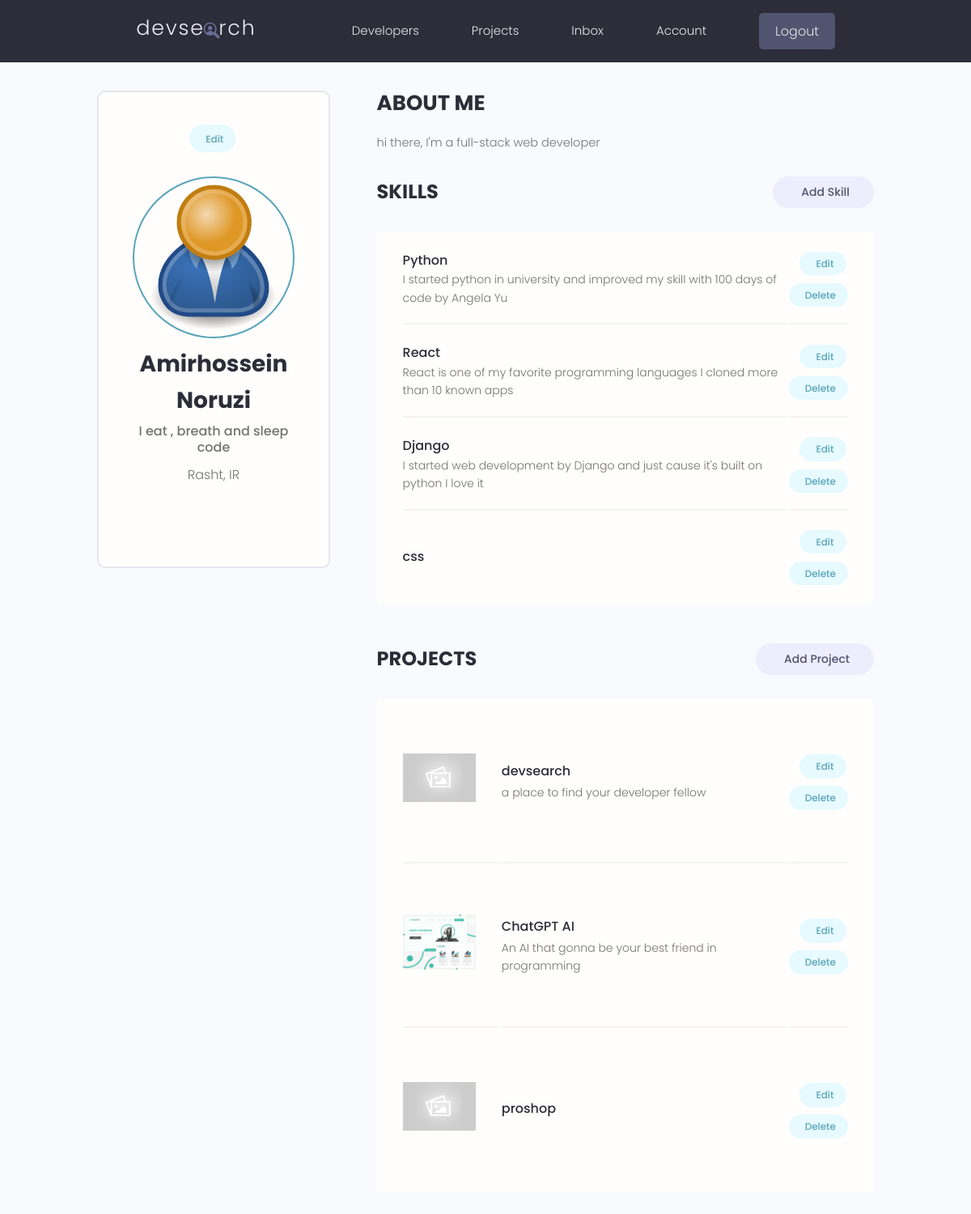
Page /account/ (signed in) on the earlier database version.
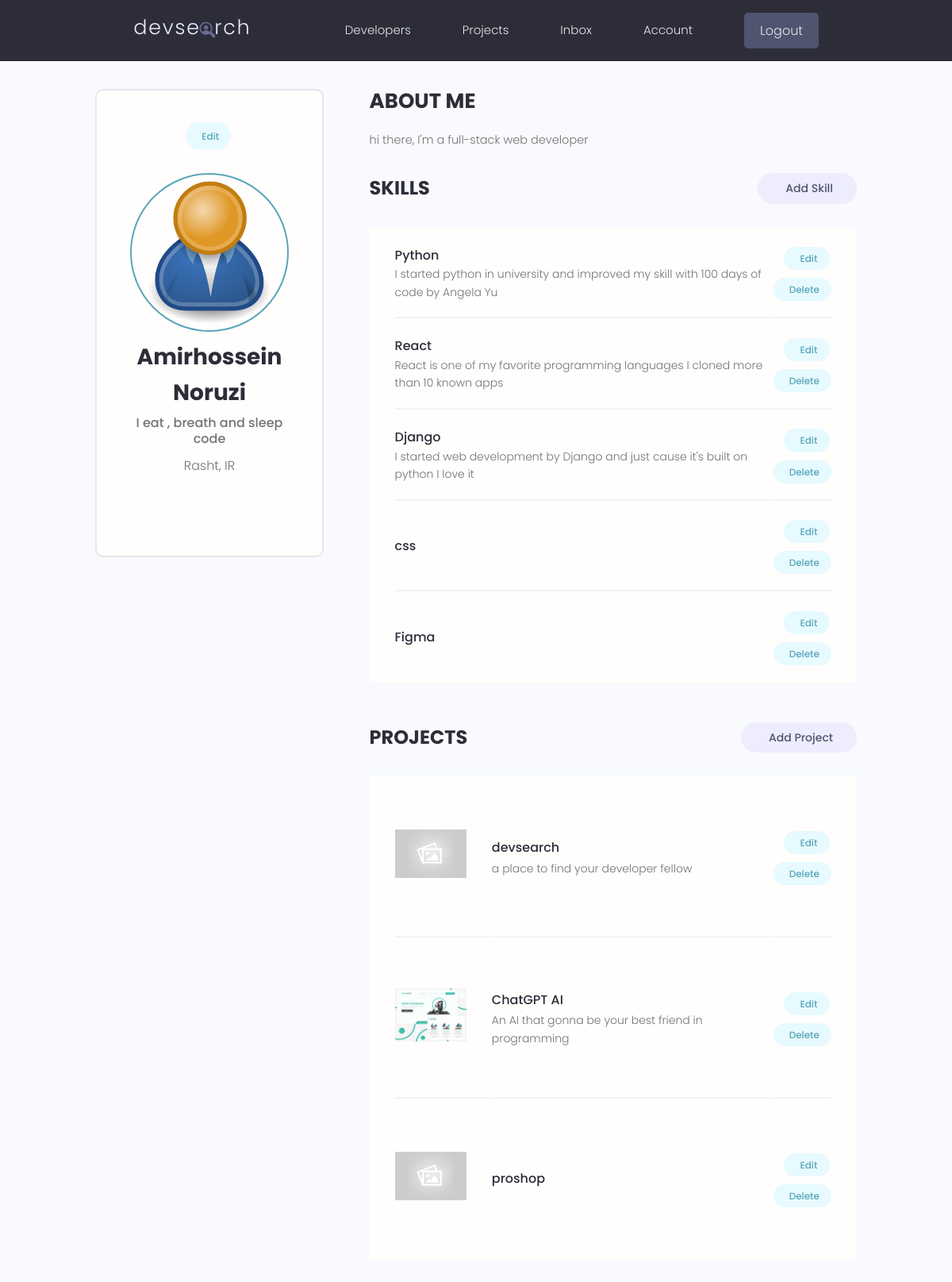
Same page on the later database version.
### users/models.py (models this page shows)
class Skill(models.Model):
    owner = models.ForeignKey(Profile, on_delete=models.CASCADE, null=True, blank=True)
    name = models.CharField(max_length=200, null=True, blank=True)
    description = models.TextField(null=True, blank=True)
    created = models.DateTimeField(auto_now_add=True)
    id = models.UUIDField(default=uuid.uuid4, primary_key=True, unique=True, editable=False)
    def __str__(self):
        return str(self.name)

### projects/models.py (models this page shows, shortened)
class Project(models.Model):
    owner = models.ForeignKey(Profile, null=True, blank=True, on_delete=models.CASCADE)
    title = models.CharField(max_length=50)
    description = models.TextField(null=True, blank=True)
    featured_image = models.ImageField(default='default.jpg', blank=True, null=True)
    tags = models.ManyToManyField("Tag", blank=True)
    demo_link = models.CharField(max_length=2000, null=True, blank=True)
    source_link = models.CharField(max_length=2000, null=True, blank=True)
    vote_total = models.IntegerField(default=0, null=True, blank=True)
    vote_ratio = models.IntegerField(default=0, null=True, blank=True)
    created = models.DateTimeField(auto_now_add=True)
    id = models.UUIDField(default=uuid.uuid4, primary_key=True, unique=True, editable=False)
    class Meta:
        ordering = ['-vote_ratio', 'vote_total', 'title']
    @property
    def imageUrl(self):
        try:
            url = self.featured_image.url
        except:
            url = ''
        return url

### users/views.py (the view)
# urls.py: path('account/', views.userAccount, name='account'),
@login_required(login_url='login')
def userAccount(request):
    profile = request.user.profile
    skills = profile.skill_set.all()
    projects = profile.project_set.all()
    context = {
        'profile': profile,
        'skills': skills,
        'projects': projects,
    }
    return render(request, 'users/account.html', context)

### users/models.py (called while the page is built)
    @property
    def imageUrl(self):
        try:
            url = self.profile_image.url
        except:
            url = ''
        return url

### users/templates/users/account.html (shortened to what this page needs)
{% extends 'base.html' %}
{% block content %}
<main class="settingsPage profile my-md">
    <div class="container">
      <div class="layout">
        <div class="column column--1of3">
          <div class="card text-center">
            <div class="card__body dev">
              <a class="tag tag--pill tag--main settings__btn" href="{% url 'edit-account' %}"> Edit</a>
              <img class="avatar avatar--xl dev__avatar" src="{{profile.imageUrl}}" />
              <h2 class="dev__name">{{profile.name}}</h2>
              <p class="dev__title">{{profile.short_intro}}</p>
              <p class="dev__location">{{profile.location}}</p>
            </div>
          </div>
        </div>
        <div class="column column--2of3">
          <div class="devInfo">
            <h3 class="devInfo__title">About Me</h3>
            <p class="devInfo__about">{{profile.bio}}</p>
          </div>
          <div class="settings">
            <h3 class="settings__title">Skills</h3>
            <a class="tag tag--pill tag--sub settings__btn tag--lg" href="{% url 'create-skill' %}"> Add Skill</a>
          </div>
          <table class="settings__table">
            {% for skill in skills %}
            <tr>
              <td class="settings__tableInfo">
                <h4>{{skill}}</h4>
                <p>{{skill.description}}</p>
              </td>
              <td class="settings__tableActions">
                <a class="tag tag--pill tag--main settings__btn" href="{% url 'update-skill' skill.id %}"> Edit</a>
                <a class="tag tag--pill tag--main settings__btn" href="{% url 'delete-skill' skill.id %}?next=/account">
                  Delete</a>
              </td>
            </tr>
            {% endfor %}
          </table>
          <div class="settings">
            <h3 class="settings__title">Projects</h3>
            <a class="tag tag--pill tag--sub settings__btn tag--lg" href="{% url 'create-project' %}"> Add Project</a>
          </div>
          <table class="settings__table">
            {% for project in projects %}
            <tr>
              <td class="settings__thumbnail">
                <a href="{% url 'single-project' project.id %}"><img src="{{project.imageUrl}}" alt="Project Thumbnail" /></a>
              </td>
              <td class="settings__tableInfo">
                <a href="{% url 'single-project' project.id %}">{{project.title}}</a>
                <p>{{project.description|slice:"150"}}</p>
              </td>
              <td class="settings__tableActions">
                <a class="tag tag--pill tag--main settings__btn" href="{% url 'update-project' project.id %}"> Edit</a>
                <a class="tag tag--pill tag--main settings__btn" href="{% url 'delete-project' project.id %}?next=/account">
                  Delete</a>
              </td>
            </tr>
            {% endfor %}
          </table>
        </div>
      </div>
    </div>
</main>
{% endblock content %}

Differences in the rows shown:
added Skill: name "Figma"
